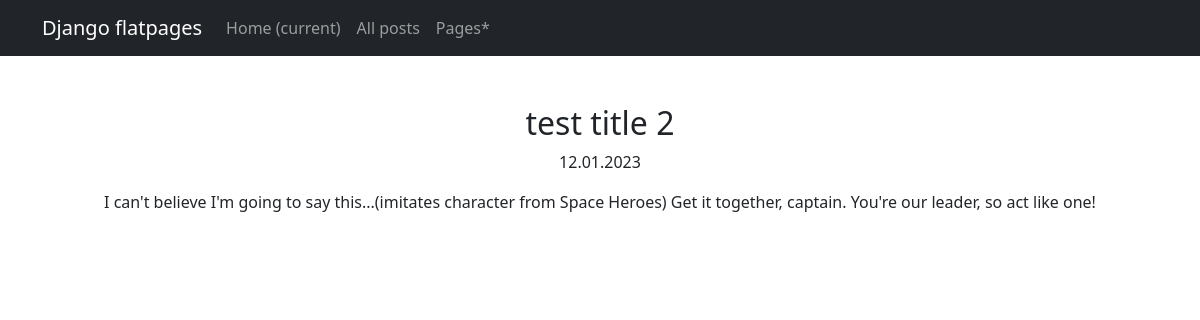
The page /news/2 on the database its author committed.
### NewsSJ/models.py (models this page shows, shortened)
class Post(models.Model):
    ARTICLE = 'AR'
    NEWS = 'NW'
    PUBLICATION_TYPE = (
        (ARTICLE, 'Статья'),
        (NEWS, 'Новость'),
    )
    publication_type = models.CharField(max_length=2, choices=PUBLICATION_TYPE)
    post_title = models.CharField('Post name', max_length=256)
    time_in = models.DateTimeField('Post date', auto_now_add=True)
    category = models.ManyToManyField("Category", through='PostCategory')
    post_text = models.TextField('Post text')
    rating = models.SmallIntegerField('Post rating', default=0)
    author = models.ForeignKey(Author, on_delete=models.CASCADE)
    def norm_date(self):
        return self.time_in.strftime('%d.%m.%Y')

### NewsSJ/views.py (the view)
# urls.py: path('news/<int:pk>', PostDetail.as_view(), name='posts_detail'),
class PostDetail(DetailView):
    model = Post
    template_name = 'new.html'
    context_object_name = 'new'

### NewsSJ/templatetags/custom_filters.py (called while the page is built)
@register.filter()
def censor(value):
    value_split = value.split()
    i = -1
    for j in value_split:
        i += 1
        if j in words:
            j = j.replace(j, '***')
            value_split[i] = j
    return f'{" ".join(value_split)}'

### templates/new.html (shortened to what this page needs)
{% extends 'flatpages/default.html' %}
{% load custom_filters %}
{% block content %}
<h2>{{ new.post_title|censor }}</h2>
<p>{{ new.norm_date }}</p>
<blockquote>
<p>{{ new.post_text|censor }}</p>
</blockquote>
{% endblock content %}

### rows shown on the page
Post: post_title|censor "test title 2", norm_date "12.01.2023", post_text|censor "I can't believe I'm going to say this...(imitates character from Space Heroes) Get it together, captain. You're our leader, so act like one!"
